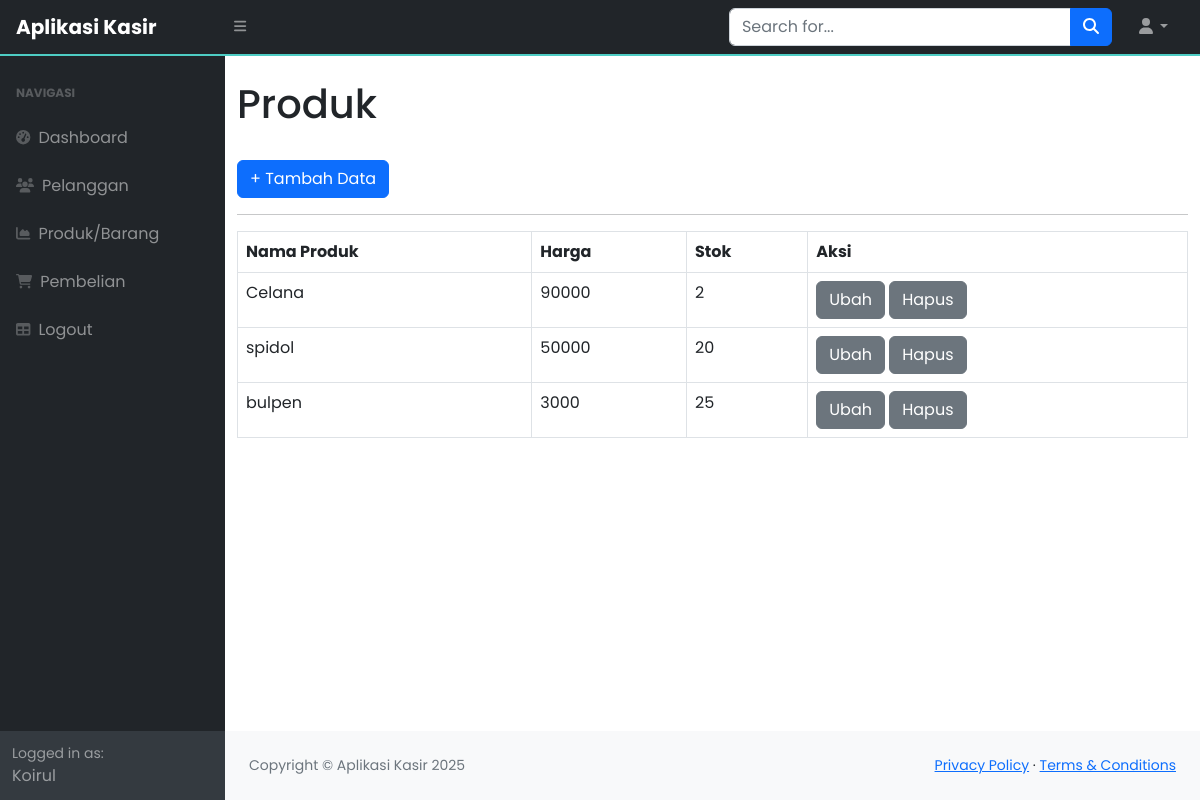
Screenshot of /index.php?page=produk (signed in) with the database file from the repository.
### tables this page shows
CREATE TABLE `produk` (
  `id_produk` int(11) NOT NULL,
  `nama_produk` varchar(255) DEFAULT NULL,
  `harga` int(11) DEFAULT NULL,
  `stok` int(11) DEFAULT NULL
);

### produk.php (the view, shortened to what this page needs)
<div class="container-fluid">
                        <h1 class="mt-4">Produk</h1>
                        <a href="?page=produk_tambah" class="btn btn-primary">+ Tambah Data</a>
                        <hr>
                        <table class ="table table-bordered">
                            <tr>
                                <th>Nama Produk</th>
                                <th>Harga</th>
                                <th>Stok</th>
                                <th>Aksi</th>
                            </tr>
                            <?php
                            $query = mysqli_query($koneksi, "SELECT*FROM produk");
                            while($data = mysqli_fetch_array($query)){
                            ?>
                            <tr>
                                <td><?php echo $data['nama_produk']; ?></td>
                                <td><?php echo $data['harga']; ?></td>
                                <td><?php echo $data['stok']; ?></td>
                                <td>
                                    <a href="?page=produk_ubah&&id=<?php echo $data['id_produk']; ?>" class="btn btn-secondary">Ubah</a>
                                    <a href="?page=produk_hapus&&id=<?php echo $data['id_produk']; ?>" class="btn btn-secondary">Hapus</a>
                                </td>
                            </tr>
                            <?php
                        }
                    ?>
                        </table>
                    </div>

### index.php (style rules this page uses)
body { font-family: 'Poppins', sans-serif; }

### rows the page displays
produk: nama_produk "Celana", harga "90000", stok "2"
produk: nama_produk "spidol", harga "50000", stok "20"
produk: nama_produk "bulpen", harga "3000", stok "25"

### other values shown
$_SESSION['users']['nama'] "Koirul"
